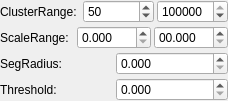
             <widget class="QWidget" name="scrollAreaWidgetContents_4">
              <property name="geometry">
               <rect>
                <x>0</x>
                <y>0</y>
                <width>228</width>
                <height>100</height>
               </rect>
              </property>
              <layout class="QVBoxLayout" name="verticalLayout_13">
               <property name="spacing">
                <number>3</number>
               </property>
               <property name="leftMargin">
                <number>0</number>
               </property>
               <property name="topMargin">
                <number>0</number>
               </property>
               <property name="rightMargin">
                <number>0</number>
               </property>
               <property name="bottomMargin">
                <number>0</number>
               </property>
               <item>
                <layout class="QHBoxLayout" name="horizontalLayout_28">
                 <item>
                  <widget class="QLabel" name="label_23">
                   <property name="text">
                    <string>ClusterRange: </string>
                   </property>
                  </widget>
                 </item>
                 <item>
                  <widget class="QSpinBox" name="spin_mincluster">
                   <property name="sizePolicy">
                    <sizepolicy hsizetype="Ignored" vsizetype="Fixed">
                     <horstretch>0</horstretch>
                     <verstretch>0</verstretch>
                    </sizepolicy>
                   </property>
                   <property name="maximumSize">
                    <size>
                     <width>16777215</width>
                     <height>24</height>
                    </size>
                   </property>
                   <property name="toolTip">
                    <string>Set the minimum number of points that a cluster needs to contain in order to be considered valid.</string>
                   </property>
                   <property name="suffix">
                    <string/>
                   </property>
                   <property name="prefix">
                    <string/>
                   </property>
                   <property name="maximum">
                    <number>9999999</number>
                   </property>
                   <property name="value">
                    <number>50</number>
                   </property>
                  </widget>
                 </item>
                 <item>
                  <widget class="QSpinBox" name="spin_maxcluster">
                   <property name="sizePolicy">
                    <sizepolicy hsizetype="Ignored" vsizetype="Fixed">
                     <horstretch>0</horstretch>
                     <verstretch>0</verstretch>
                    </sizepolicy>
                   </property>
                   <property name="maximumSize">
                    <size>
                     <width>16777215</width>
                     <height>24</height>
                    </size>
                   </property>
                   <property name="toolTip">
                    <string>Set the maximum number of points that a cluster needs to contain in order to be considered valid.</string>
                   </property>
                   <property name="prefix">
                    <string/>
                   </property>
                   <property name="maximum">
                    <number>9999999</number>
                   </property>
                   <property name="value">
                    <number>100000</number>
                   </property>
                  </widget>
                 </item>
                </layout>
               </item>
               <item>
                <layout class="QHBoxLayout" name="horizontalLayout_29">
                 <item>
                  <widget class="QLabel" name="label_24">
                   <property name="text">
                    <string>ScaleRange: </string>
                   </property>
                  </widget>
                 </item>
                 <item>
                  <widget class="QDoubleSpinBox" name="dspin_smallscale">
                   <property name="maximumSize">
                    <size>
                     <width>16777215</width>
                     <height>24</height>
                    </size>
                   </property>
                   <property name="toolTip">
                    <string>Set the normals calculated using a smaller search radius (scale) for the DoN operator.</string>
                   </property>
                   <property name="prefix">
                    <string/>
                   </property>
                   <property name="decimals">
                    <number>3</number>
                   </property>
                  </widget>
                 </item>
                 <item>
                  <widget class="QDoubleSpinBox" name="dspin_largescale">
                   <property name="maximumSize">
                    <size>
                     <width>16777215</width>
                     <height>24</height>
                    </size>
                   </property>
                   <property name="toolTip">
                    <string>Set the normals calculated using a larger search radius (scale) for the DoN operator.</string>
                   </property>
                   <property name="prefix">
                    <string>0</string>
                   </property>
                   <property name="decimals">
                    <number>3</number>
                   </property>
                  </widget>
                 </item>
                </layout>
               </item>
               <item>
                <layout class="QHBoxLayout" name="horizontalLayout_6">
                 <item>
                  <widget class="QLabel" name="label_22">
                   <property name="text">
                    <string>SegRadius: </string>
                   </property>
                  </widget>
                 </item>
                 <item>
                  <widget class="QDoubleSpinBox" name="dspin_segradius">
                   <property name="sizePolicy">
                    <sizepolicy hsizetype="Ignored" vsizetype="Fixed">
                     <horstretch>0</horstretch>
                     <verstretch>0</verstretch>
                    </sizepolicy>
                   </property>
                   <property name="maximumSize">
                    <size>
                     <width>16777215</width>
                     <height>24</height>
                    </size>
                   </property>
                   <property name="toolTip">
                    <string>Set the spatial cluster tolerance as a measure in the L2 Euclidean space</string>
                   </property>
                   <property name="prefix">
                    <string/>
                   </property>
                   <property name="decimals">
                    <number>3</number>
                   </property>
                  </widget>
                 </item>
                </layout>
               </item>
               <item>
                <layout class="QHBoxLayout" name="horizontalLayout_30">
                 <item>
                  <widget class="QLabel" name="label_25">
                   <property name="text">
                    <string>Threshold: </string>
                   </property>
                  </widget>
                 </item>
                 <item>
                  <widget class="QDoubleSpinBox" name="dspin_threshold">
                   <property name="maximumSize">
                    <size>
                     <width>16777215</width>
                     <height>24</height>
                    </size>
                   </property>
                   <property name="toolTip">
                    <string>the constant value to compare the field value too</string>
                   </property>
                   <property name="prefix">
                    <string/>
                   </property>
                   <property name="decimals">
                    <number>3</number>
                   </property>
                  </widget>
                 </item>
                </layout>
               </item>
               <item>
                <spacer name="verticalSpacer_3">
                 <property name="orientation">
                  <enum>Qt::Vertical</enum>
                 </property>
                 <property name="sizeHint" stdset="0">
                  <size>
                   <width>20</width>
                   <height>40</height>
                  </size>
                 </property>
                </spacer>
               </item>
              </layout>
             </widget>
